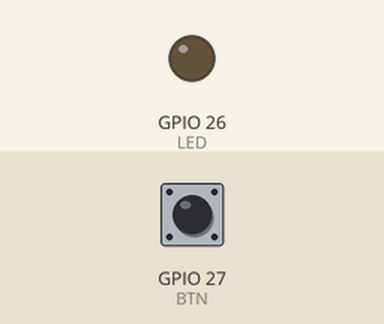
Simulated run of this sketch. Board: ESP32. On the bench: output pins drawn as LEDs (lit = HIGH). The test bench sets the inputs (shaded band); at power-on: GPIO 27 (BTN) HIGH. What the sketch prints to the serial monitor is not drawn.

Above: at 1.2 s.
1.3 s: GPIO 27 (BTN) pulled LOW for 0.15 s
At 2.1 s:
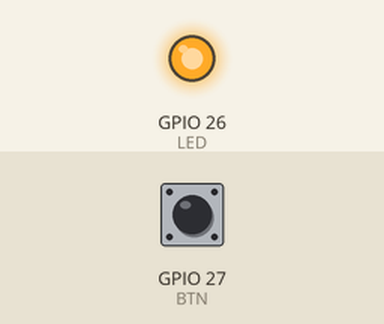
2.9 s: GPIO 27 (BTN) pulled LOW for 1 s
At 3.4 s:
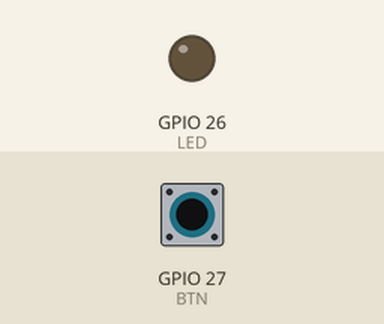
5.4 s: GPIO 27 (BTN) pulled LOW for 3.2 s
At 6.5 s:
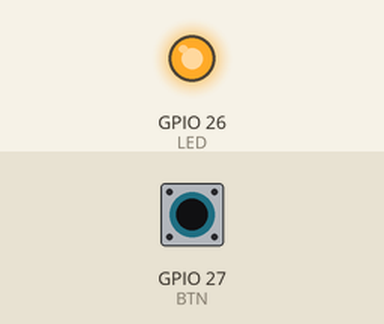
Timing chart, 0 to 8.4 s (numbered marks = the images above; inputs shaded):
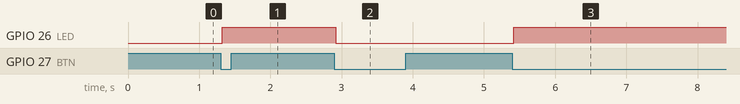

The sketch:

03_interrupt_debounce.ino
```cpp
// 03. 인터럽트 + 디바운싱: 한 번 누르면 정확히 한 번 토글
// 1단계 (ISR): 마지막 인정 시점에서 200ms 안의 인터럽트는 무시
// 2단계 (loop): 20ms 기다린 뒤 아직 눌려 있을 때만 인정 → 뗄 때 튀는 것도 걸러짐

const int LED = 26;
const int BTN = 27;

volatile bool pressed = false;        // ISR → loop로 "눌렸다" 전달
volatile int isrCount = 0;            // 인터럽트가 실제로 들어온 횟수
volatile unsigned long lastTime = 0;  // 마지막으로 인정한 눌림 시각(ms)

bool ledOn = false;
int pressCount = 0;                   // 인정된 누름 횟수

void IRAM_ATTR onPress() {
  isrCount++;

  unsigned long now = millis();       // 지금 시각(부팅 후 ms)
  if (now - lastTime > 200) {         // 200ms 안의 반복은 튄 걸로 보고 무시
    pressed = true;
    lastTime = now;
  }
}

void setup() {
  Serial.begin(115200);
  pinMode(LED, OUTPUT);
  pinMode(BTN, INPUT_PULLUP);

  attachInterrupt(digitalPinToInterrupt(BTN), onPress, FALLING);
}

void loop() {
  if (pressed) {
    pressed = false;
    delay(20);                        // 튀는 게 잦아들 때까지 잠깐 대기 (loop에서는 OK)
    if (digitalRead(BTN) == LOW) {    // 아직 눌려 있을 때만 인정
      ledOn = !ledOn;
      digitalWrite(LED, ledOn);
      Serial.printf("누름 %d번 / 인터럽트 %d번\n", ++pressCount, isrCount);
    }
  }
}
```

Measured:
- after the input at 1.3 s, GPIO 26 (LED): LOW → HIGH at once
- after the input at 2.9 s, GPIO 26 (LED): HIGH → LOW at once
- after the input at 5.4 s, GPIO 26 (LED): LOW → HIGH at once
